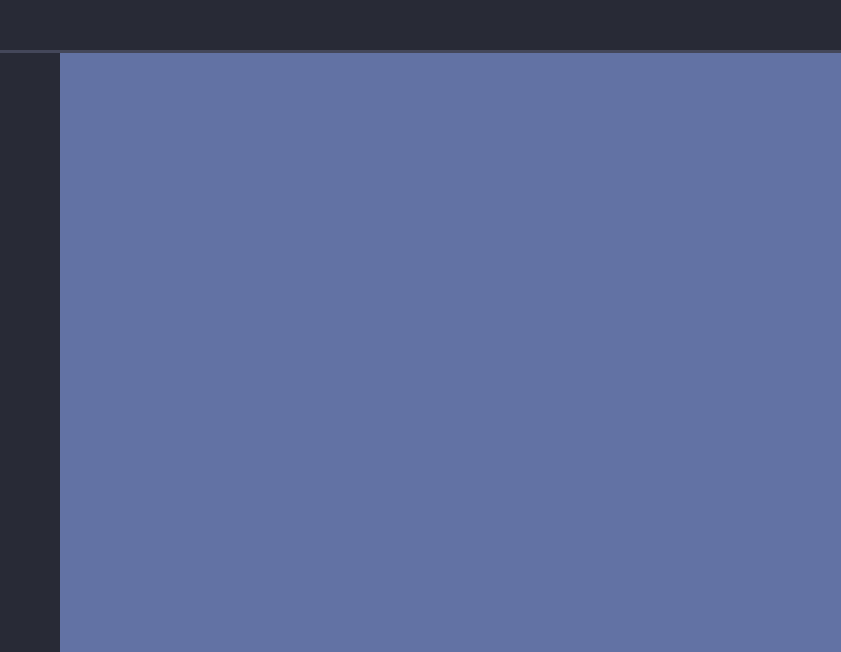
<ui version="4.0">
 <author>Wenjun.Huang</author>
 <class>MainWindow</class>
 <widget class="QMainWindow" name="MainWindow">
  <property name="geometry">
   <rect>
    <x>0</x>
    <y>0</y>
    <width>841</width>
    <height>652</height>
   </rect>
  </property>
  <property name="windowTitle">
   <string>MainWindow</string>
  </property>
  <property name="styleSheet">
   <string notr="true">#leftMenuBg {
  background-color: #282a36;
}

#topLogo {
  background-color: #282a36;
  background-image: url(:/images/images/images/PyDracula.png);
  background-position: center;
  background-repeat: no-repeat;
}

#contentTopBg {
  background-color: #282a36;
}

#leftMenuFrame {
  border-top: 3px solid #44475a;
}

#contentBottom {
  border-top: 3px solid #44475a;
  background-color: #6272a4;
}

/*# sourceMappingURL=mainwindow.css.map */
</string></property>
  <widget class="QWidget" name="styleSheet">
   <property name="styleSheet">
    <string notr="true">#leftMenuBg {
	background-color:#282a36
}
#topLogo {
	background-color: #282a36;
	background-image: url(:/images/images/images/PyDracula.png);
	background-position: centered;
	background-repeat: no-repeat;
}</string>
   </property>
   <layout class="QVBoxLayout" name="verticalLayout">
    <property name="spacing">
     <number>0</number>
    </property>
    <property name="leftMargin">
     <number>0</number>
    </property>
    <property name="topMargin">
     <number>0</number>
    </property>
    <property name="rightMargin">
     <number>0</number>
    </property>
    <property name="bottomMargin">
     <number>0</number>
    </property>
    <item>
     <widget class="QWidget" name="bgApp" native="true">
      <layout class="QHBoxLayout" name="horizontalLayout">
       <property name="spacing">
        <number>0</number>
       </property>
       <property name="leftMargin">
        <number>0</number>
       </property>
       <property name="topMargin">
        <number>0</number>
       </property>
       <property name="rightMargin">
        <number>0</number>
       </property>
       <property name="bottomMargin">
        <number>0</number>
       </property>
       <item>
        <widget class="QWidget" name="leftMenuBg" native="true">
         <property name="minimumSize">
          <size>
           <width>60</width>
           <height>0</height>
          </size>
         </property>
         <property name="maximumSize">
          <size>
           <width>60</width>
           <height>16777215</height>
          </size>
         </property>
         <layout class="QVBoxLayout" name="verticalLayout_2">
          <property name="spacing">
           <number>0</number>
          </property>
          <property name="leftMargin">
           <number>0</number>
          </property>
          <property name="topMargin">
           <number>0</number>
          </property>
          <property name="rightMargin">
           <number>0</number>
          </property>
          <property name="bottomMargin">
           <number>0</number>
          </property>
          <item>
           <widget class="QWidget" name="leftMenuWidget" native="true">
            <property name="minimumSize">
             <size>
              <width>0</width>
              <height>50</height>
             </size>
            </property>
            <property name="maximumSize">
             <size>
              <width>16777215</width>
              <height>50</height>
             </size>
            </property>
            <widget class="QWidget" name="topLogo" native="true">
             <property name="geometry">
              <rect>
               <x>10</x>
               <y>5</y>
               <width>42</width>
               <height>42</height>
              </rect>
             </property>
             <property name="minimumSize">
              <size>
               <width>42</width>
               <height>42</height>
              </size>
             </property>
             <property name="maximumSize">
              <size>
               <width>42</width>
               <height>42</height>
              </size>
             </property>
            </widget>
           </widget>
          </item>
          <item>
           <widget class="QWidget" name="leftMenuFrame" native="true" />
          </item>
         </layout>
        </widget>
       </item>
       <item>
        <widget class="QWidget" name="extraLeftBox" native="true">
         <property name="maximumSize">
          <size>
           <width>0</width>
           <height>16777215</height>
          </size>
         </property>
        </widget>
       </item>
       <item>
        <widget class="QWidget" name="contentBox" native="true">
         <layout class="QVBoxLayout" name="verticalLayout_3">
          <property name="spacing">
           <number>0</number>
          </property>
          <property name="leftMargin">
           <number>0</number>
          </property>
          <property name="topMargin">
           <number>0</number>
          </property>
          <property name="rightMargin">
           <number>0</number>
          </property>
          <property name="bottomMargin">
           <number>0</number>
          </property>
          <item>
           <widget class="QWidget" name="contentTopBg" native="true">
            <property name="minimumSize">
             <size>
              <width>0</width>
              <height>50</height>
             </size>
            </property>
            <property name="maximumSize">
             <size>
              <width>16777215</width>
              <height>50</height>
             </size>
            </property>
           </widget>
          </item>
          <item>
           <widget class="QWidget" name="contentBottom" native="true" />
          </item>
         </layout>
        </widget>
       </item>
      </layout>
     </widget>
    </item>
   </layout>
  </widget>
 </widget>
 <resources>
  <include location="resources.qrc" />
 </resources>
 <connections />
</ui>
